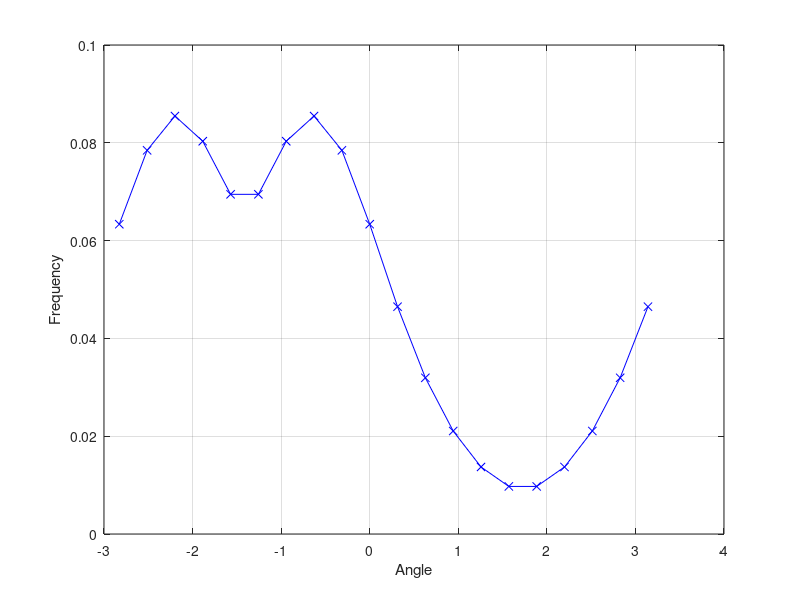

Recreate this plot in MATLAB.
clear all
close all

temperature = 1;
beta = 1/temperature;

a = 5;

D = @(theta) sqrt(a) * cos(theta).^2 + 1 / sqrt(a) * sin(theta).^2;
distribution = @(theta) sqrt(D(theta)) .* exp(-beta * sin(theta));
partition_function = quadgk(distribution, -pi, pi);

for nbins = 10:20
    intervals = linspace(-pi, pi, nbins+1);
    for n = 2:nbins+1
        histogram(n-1) = quadgk(distribution, intervals(n-1), intervals(n)) / partition_function;
    end

    x = intervals(2:end);
    plot(x, histogram, 'bx-');
    xlabel('Angle');
    ylabel('Frequency');
    grid on;
    drawnow;
end
